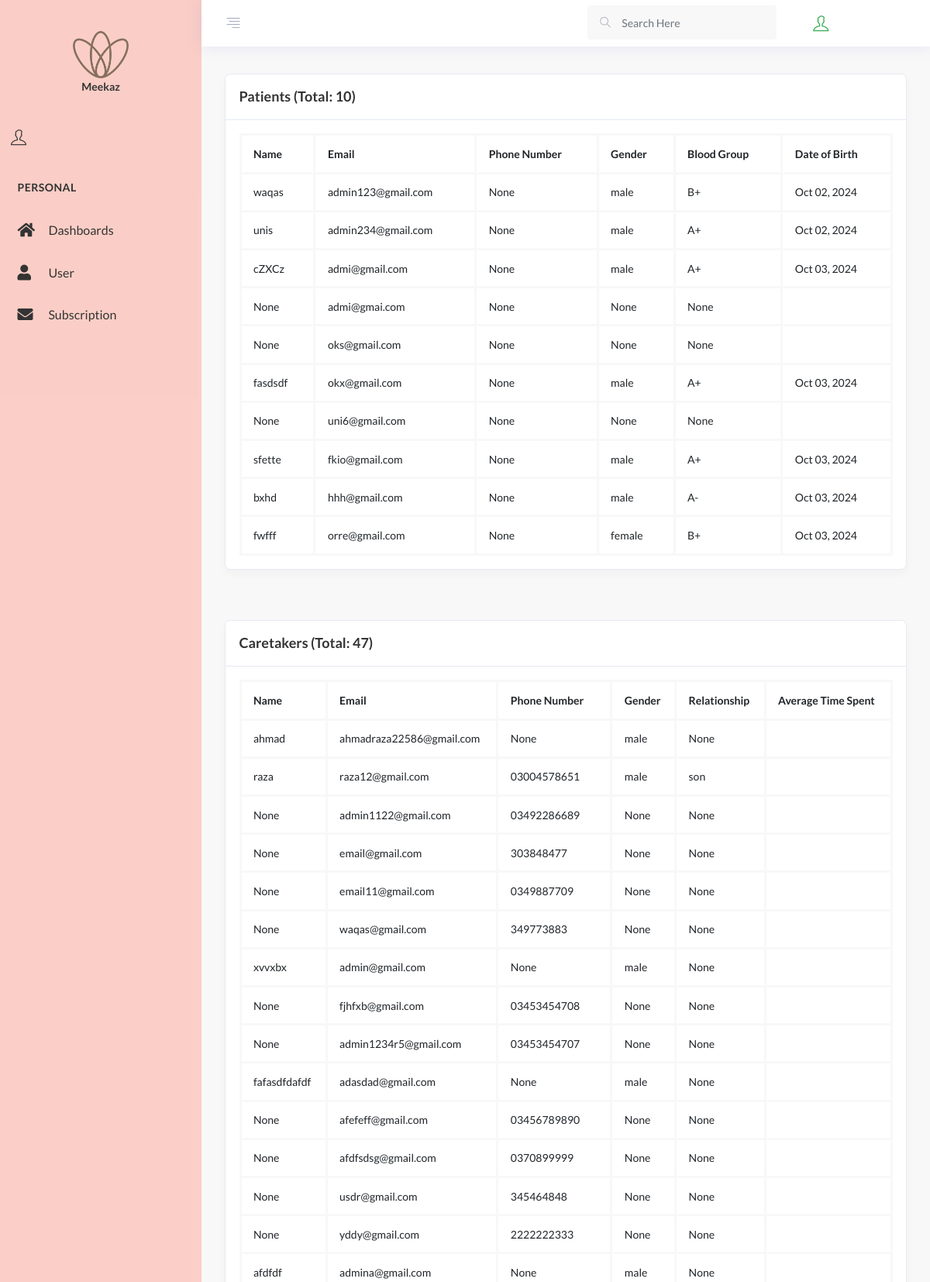
Screenshot of /api/dashboardUser/ (upper part) with the database file from the repository.
### User/models.py (models this page shows, shortened)
class User(AbstractBaseUser, PermissionsMixin):
    email = models.EmailField(unique=True, blank=True, null=True)
    phoneNumber = models.CharField(max_length=15, unique=True, blank=True, null=True)
    role = models.CharField(max_length=10, choices=[('patient', 'Patient'), ('caretaker', 'Caretaker')], blank=True, null=True)
    name = models.CharField(max_length=100, blank=True, null=True)
    bloodGroup = models.CharField(max_length=10, blank=True, null=True)
    dob = models.DateField(blank=True, null=True)
    gender = models.CharField(max_length=10, choices=[('male', 'Male'), ('female', 'Female'), ('other', 'Other')], blank=True, null=True)
    address = models.CharField(max_length=100, blank=True, null=True)
    relationWithPatient = models.CharField(max_length=20, blank=True, null=True)
    profileComplete = models.BooleanField(default=False)
    phoneVerified = models.BooleanField(default=False)
    verificationCode = models.CharField(max_length=6, blank=True, null=True)
    is_active = models.BooleanField(default=True)
    is_staff = models.BooleanField(default=False)
    is_superuser = models.BooleanField(default=False)
    USERNAME_FIELD = 'email'
    REQUIRED_FIELDS = []
    objects = UserManager()

### User/views.py (the view)
# urls.py: path('dashboardUser/', dashboardUser_view, name='admin-user'),
def dashboardUser_view(request):
    patients = User.objects.filter(role='patient')
    caretakers = User.objects.filter(role='caretaker')
    total_patients = patients.count()
    total_caretakers = caretakers.count()
    return render(request, 'user.html', {
        'patients': patients,
        'caretakers': caretakers,
        'total_patients': total_patients,
        'total_caretakers': total_caretakers
    })

### templates/user.html
{% extends 'main.html' %}
{% load static %}
{% block content %}
<div class="app-main" id="main">
    <div class="container-fluid">
        <div class="row">
            <div class="col-lg-12">
                <div class="card card-statistics">
                    <div class="card-header">
                        <div class="card-heading">
                            <h5 class="card-title">Patients (Total: {{ total_patients }})</h5>
                        </div>
                    </div>
                    <div class="card-body">
                        <div class="table-responsive">
                            <table class="table mb-0 table-borderless table-border-3">
                                <thead>
                                    <tr>
                                        <th>Name</th>
                                        <th>Email</th>
                                        <th>Phone Number</th>
                                        <th>Gender</th>
                                        <th>Blood Group</th>
                                        <th>Date of Birth</th>
                                    </tr>
                                </thead>
                                <tbody>
                                    {% for patient in patients %}
                                    <tr>
                                        <td>{{ patient.name }}</td>
                                        <td>{{ patient.email }}</td>
                                        <td>{{ patient.phoneNumber }}</td>
                                        <td>{{ patient.gender }}</td>
                                        <td>{{ patient.bloodGroup }}</td>
                                        <td>{{ patient.dob|date:"M d, Y" }}</td>
                                    </tr>
                                    {% empty %}
                                    <tr>
                                        <td colspan="6">No patients found.</td>
                                    </tr>
                                    {% endfor %}
                                </tbody>
                            </table>
                        </div>
                    </div>
                </div>
            </div>
        </div>
        <div class="row mt-4">
            <div class="col-lg-12">
                <div class="card card-statistics">
                    <div class="card-header">
                        <div class="card-heading">
                            <h5 class="card-title">Caretakers (Total: {{ total_caretakers }})</h5>
                        </div>
                    </div>
                    <div class="card-body">
                        <div class="table-responsive">
                            <table class="table mb-0 table-borderless table-border-3">
                                <thead>
                                    <tr>
                                        <th>Name</th>
                                        <th>Email</th>
                                        <th>Phone Number</th>
                                        <th>Gender</th>
                                        <th>Relationship</th>
                                        <th>Average Time Spent</th>
                                    </tr>
                                </thead>
                                <tbody>
                                    {% for caretaker in caretakers %}
                                    <tr>
                                        <td>{{ caretaker.name }}</td>
                                        <td>{{ caretaker.email }}</td>
                                        <td>{{ caretaker.phoneNumber }}</td>
                                        <td>{{ caretaker.gender }}</td>
                                        <td>{{ caretaker.relationWithPatient }}</td>
                                        <td>{{ caretaker.average_time }}</td>
                                    </tr>
                                    {% empty %}
                                    <tr>
                                        <td colspan="6">No caretakers found.</td>
                                    </tr>
                                    {% endfor %}
                                </tbody>
                            </table>
                        </div>
                    </div>
                </div>
            </div>
        </div>
    </div>
</div>
{% endblock %}

### rows the page displays
User: name "waqas", email "admin123@gmail.com", phoneNumber "None", gender "male", bloodGroup "B+", dob "Oct 02, 2024"
User: name "unis", email "admin234@gmail.com", phoneNumber "None", gender "male", bloodGroup "A+", dob "Oct 02, 2024"
User: name "cZXCz", email "admi@gmail.com", phoneNumber "None", gender "male", bloodGroup "A+", dob "Oct 03, 2024"
User: name "None", email "admi@gmai.com", phoneNumber "None", gender "None", bloodGroup "None"
User: name "None", email "oks@gmail.com", phoneNumber "None", gender "None", bloodGroup "None"
User: name "fasdsdf", email "okx@gmail.com", phoneNumber "None", gender "male", bloodGroup "A+", dob "Oct 03, 2024"
User: name "None", email "uni6@gmail.com", phoneNumber "None", gender "None", bloodGroup "None"
User: name "sfette", email "fkio@gmail.com", phoneNumber "None", gender "male", bloodGroup "A+", dob "Oct 03, 2024"
User: name "bxhd", email "hhh@gmail.com", phoneNumber "None", gender "male", bloodGroup "A-", dob "Oct 03, 2024"
User: name "fwfff", email "orre@gmail.com", phoneNumber "None", gender "female", bloodGroup "B+", dob "Oct 03, 2024"
User: name "ahmad", email "ahmadraza22586@gmail.com", phoneNumber "None", gender "male", relationWithPatient "None"
User: name "raza", email "raza12@gmail.com", phoneNumber "03004578651", gender "male", relationWithPatient "son"
User: name "None", email "admin1122@gmail.com", phoneNumber "03492286689", gender "None", relationWithPatient "None"
User: name "None", email "email@gmail.com", phoneNumber "303848477", gender "None", relationWithPatient "None"
User: name "None", email "email11@gmail.com", phoneNumber "0349887709", gender "None", relationWithPatient "None"
User: name "None", email "waqas@gmail.com", phoneNumber "349773883", gender "None", relationWithPatient "None"
User: name "xvvxbx", email "admin@gmail.com", phoneNumber "None", gender "male", relationWithPatient "None"
User: name "None", email "fjhfxb@gmail.com", phoneNumber "03453454708", gender "None", relationWithPatient "None"
User: name "None", email "admin1234r5@gmail.com", phoneNumber "03453454707", gender "None", relationWithPatient "None"
User: name "fafasdfdafdf", email "adasdad@gmail.com", phoneNumber "None", gender "male", relationWithPatient "None"
User: name "None", email "afefeff@gmail.com", phoneNumber "03456789890", gender "None", relationWithPatient "None"
User: name "None", email "afdfsdsg@gmail.com", phoneNumber "0370899999", gender "None", relationWithPatient "None"
User: name "None", email "usdr@gmail.com", phoneNumber "345464848", gender "None", relationWithPatient "None"
User: name "None", email "yddy@gmail.com", phoneNumber "2222222333", gender "None", relationWithPatient "None"
User: name "afdfdf", email "admina@gmail.com", phoneNumber "None", gender "male", relationWithPatient "None"

### other values shown
{{ total_patients }} "10"
{{ total_caretakers }} "47"
